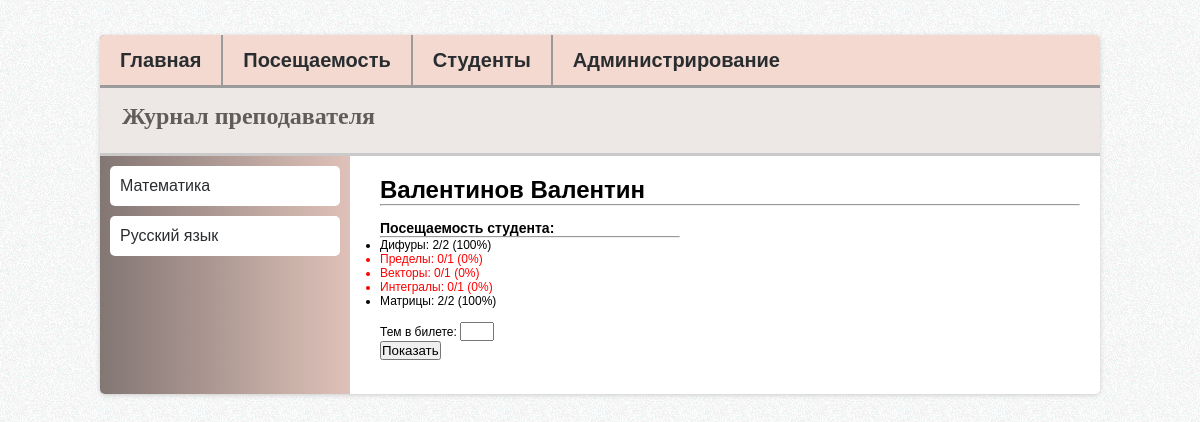
/student/3/8, run on the app's committed database.
### study/models.py (models this page shows, shortened)
class Subject(models.Model):
    professor = models.ForeignKey('Professor')
    title = models.TextField()
    def __str__(self):
        return self.title

class Student(models.Model):
    name = models.TextField()

class Subsection(models.Model):
    subject = models.ForeignKey('Subject')
    title = models.TextField()
    def __str__(self):
        return str(self.title)

### study/views.py (the view)
# urls.py: url(r'^student/(?P<subject_id>[0-9]+)/(?P<student_id>[0-9]+)', views.student, name='student'),
def student(request, subject_id, student_id):
    student = Student.objects.get(id=student_id)
    subject = Subject.objects.get(id=subject_id)
    student_lessons = []
    lessons_dict = __get_student_lessons_dict(StudentLesson.objects.order_by('student'), Student.objects.order_by('name'))
    subsections_list = Subsection.objects.filter(subject=subject)
    student_info = __get_student_info(lessons_dict, subsections_list, student)
    lessons_info = {}
    for subsection in subsections_list:
        counter = 0
        for lesson in Lesson.objects.order_by('id'):
            if lesson.subsection == subsection:
                counter += 1
        lessons_info[subsection] = counter
    student_percentage = {}
    for subsection in subsections_list:
        student_percentage[subsection] = int(student_info[subsection] * 100 / (lessons_info[subsection] if lessons_info[subsection] > 0 else 1))
    amount = 0
    tickets = []
    try:
        amount = int(request.POST['amount'])
        import operator
        tickets = [item[0] for item in sorted(student_percentage.items(), key=operator.itemgetter(1), reverse=False)[0:amount]]
    except:
        pass
    context = {
        'student_info': student_info,
        'lessons_info': lessons_info,
        'student': student,
        'subjects_list': Subject.objects.order_by('title'),
        'student_percentage': student_percentage,
        'tickets': tickets
        }
    return render(request, 'study/student.html', context)

### study/views.py (called while the page is built)
def __get_student_lessons_dict(student_lesson_list, students_list):
    result = {}
    for student in students_list:
        result[student] = []
        for student_lesson in student_lesson_list:
            if student_lesson.student == student:
                result[student].append(student_lesson.lesson)
    return result

def __get_student_info(lessons_dict, subsections_list, student):
    student_info = {}
    for subsection in subsections_list:
        counter = 0
        for lesson in lessons_dict[student]:
            if lesson.subsection == subsection:
                counter += 1
        student_info[subsection] = counter
    return student_info

@register.filter
def get_item(dictionary, key):
    return dictionary.get(key)

### study/templates/study/student.html (shortened to what this page needs)
{% extends 'study/base.html' %}
{% block content %}
<h1>{{student.name}}</h1><hr><br>
<h3>Посещаемость студента:</h3><hr style="margin-right:400px">
<ul>
    {% for subsection in student_info %}
    <li
            {% if student_percentage|get_item:subsection <= 5 %}
                style="color:red"
            {% endif %}
            >
        {{ subsection }}: {{ student_info|get_item:subsection }}/{{ lessons_info|get_item:subsection }} ({{ student_percentage|get_item:subsection }}%)
    </li>
    {% endfor %}
</ul>
<br>
<form action="" method="post">
    <p>Тем в билете: <input type="text" name="amount" style="width:30px"></p>
    <p><input type="submit" value="Показать"></p><br>
</form>
{% endblock %}
{% block sidebar %}
    <div id="subject_name">
        <ul>
            {% for subject in subjects_list %}
                <li><a href="{% url 'study:student' subject.id student.id %}">{{ subject }}</a></li>
            {% endfor %}
        </ul>
    </div>
{% endblock %}

### study/static/study/style.css (style rules this page uses)
* { margin: 0; padding: 0; }
body { background: url("../images/bg.png") #EAEAEA; font: 12px Arial, Tahoma; }
a { text-decoration: none; }
#subject_name ul { list-style: none; }
#subject_name ul li a { color: #292d30; font-family: "Arial"; line-height: 40px; font-size: 16px; padding: 0 10px; display: block; }
#subject_name ul li { float: left; background: #FFF; margin: 10px 10px 0px; margin-right: 10px; width: 230px; border-radius: 5px; }
#subject_name ul li:last-child { margin-bottom: 10px; }

### data on the page
Subject: title "Математика"
Subject: title "Русский язык"
Student: name "Валентинов Валентин"
Subsection: title "Дифуры", id "2", id "100"
Subsection: title "Пределы", id "0", id "1"
Subsection: title "Векторы", id "0", id "1"
Subsection: title "Интегралы", id "0", id "1"
Subsection: title "Матрицы", id "2", id "100"
